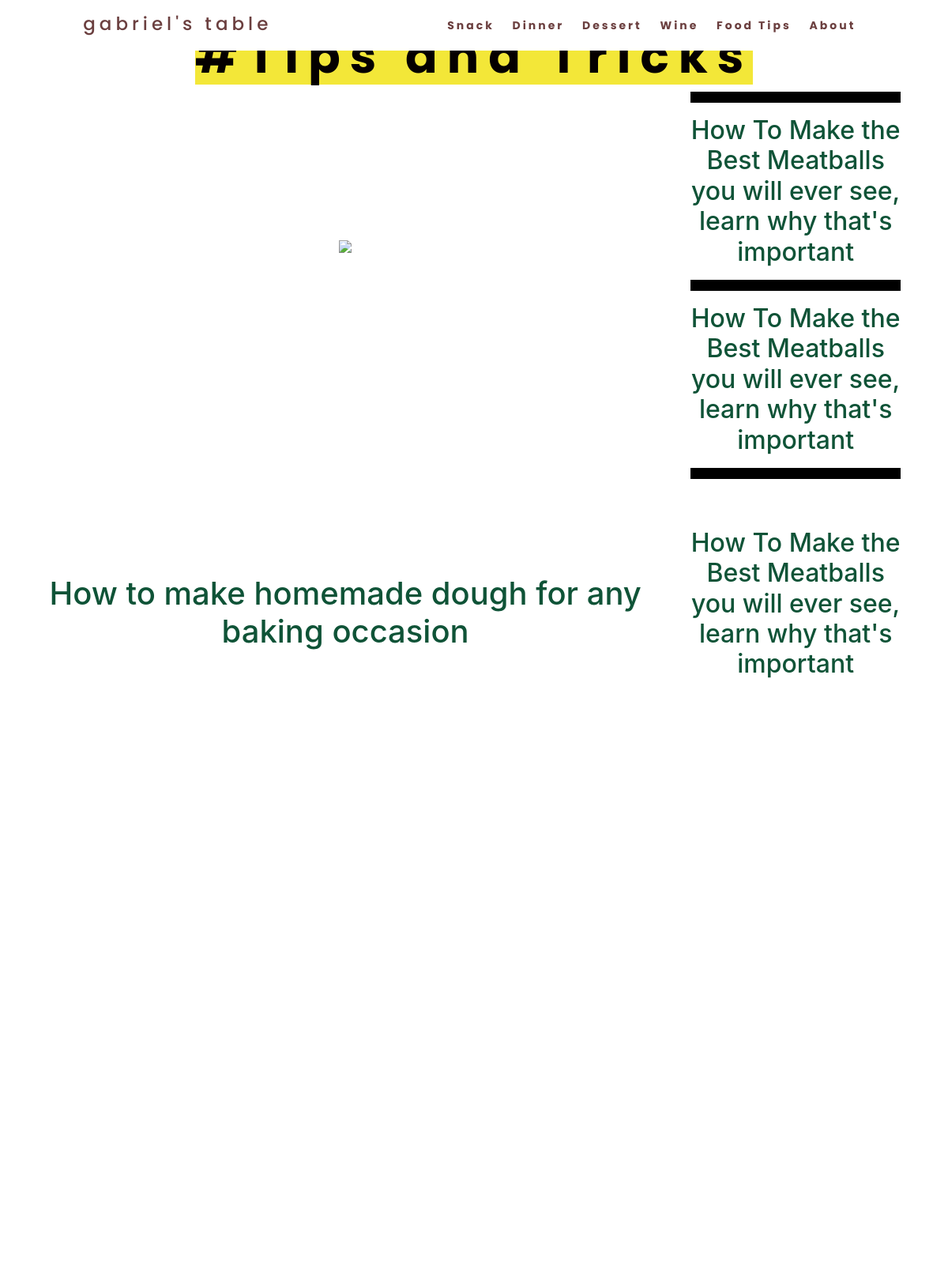
Before: /tips/ (upper part) with the older database file.
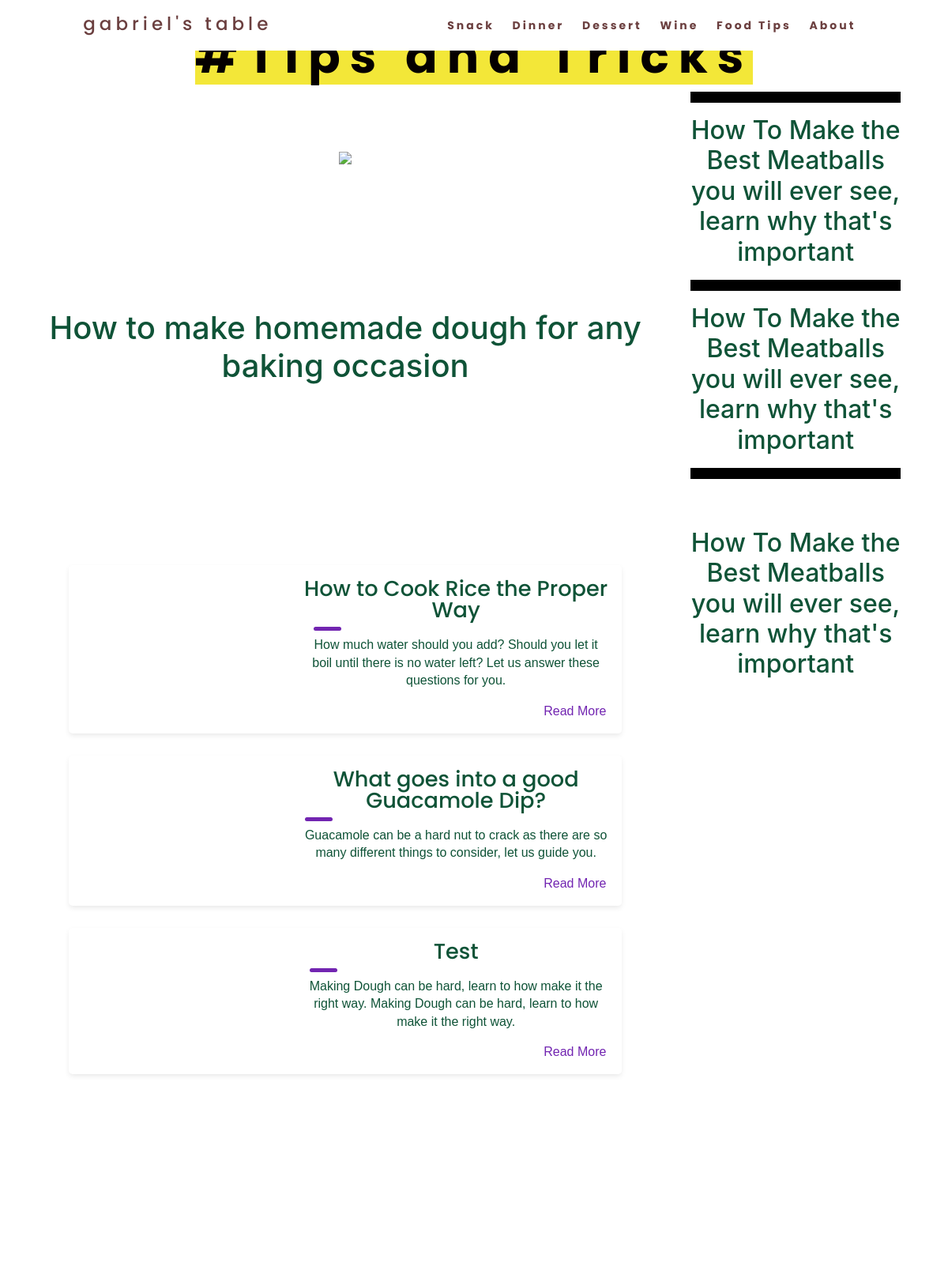
After: the same page with the newer database file.
### food_app/models.py (models this page shows, shortened)
class Tips_Post(models.Model):
  title = models.CharField(max_length=100)
  image = models.ImageField(default='default.JPG', upload_to='image_posts')
  description = models.TextField(max_length=500,default='.')

### food_app/views.py (the view)
# urls.py: path('tips/', views.tips, name='site-tips'),
def tips(request):
  context = {
    'posts': Tips_Post.objects.all(),
  }
  return render(request,'food_app/tips.html',context)

### food_app/templates/food_app/tips.html (shortened to what this page needs)
{% extends 'food_app/tips_base.html' %}
{% load static %}
{% block tips_content %}
<link rel="stylesheet"
href="https://stackpath.bootstrapcdn.com/font-awesome/4.7.0/css/font-awesome.min.css">
<link rel="stylesheet"
href="https://cdnjs.cloudflare.com/ajax/libs/font-awesome/4.7.0/css/font-awesome.min.css">
<link href="https://cdnjs.cloudflare.com/ajax/libs/font-awesome/4.7.0/css/font-awesome.css" rel="stylesheet" />
<link rel="stylesheet" type="text/css"
href="{% static 'css/tips.css' %}">
  {% for post in posts %}
  <section class='article-class'>
    <div class="blog-card">
      <div class="meta">
        <div class='photo' style='background-image: url("{{post.image.url}}");'></div>
      </div>
      <div class="description">
        <h1>{{post.title}}</h1>
        <p>{{post.description}}</p>
        <p class="read-more">
          <a href="#">Read More</a>
        </p>
      </div>
    </div>
  </section>
  {% endfor %}
{% endblock tips_content %}

### food_app/templates/food_app/tips_base.html (shortened to what this page needs)
{% extends 'food_app/base.html' %}
{% load static %}
{% block content %}
<link rel="stylesheet"
href="https://stackpath.bootstrapcdn.com/font-awesome/4.7.0/css/font-awesome.min.css">
<link rel="stylesheet"
href="https://cdnjs.cloudflare.com/ajax/libs/font-awesome/4.7.0/css/font-awesome.min.css">
<link href="https://cdnjs.cloudflare.com/ajax/libs/font-awesome/4.7.0/css/font-awesome.css" rel="stylesheet" />
<link rel="stylesheet" type="text/css"
href="{% static 'css/tips.css' %}">
<section>
    <div class='container-fluid jumbotron-background-img'>
        <h4 class='centered-logo'>
          #Tips and Tricks
        </h4>
    </div>
  <div class='container tips-grid'>
    <div class='container large-grid'>
        <img class='img-fluid' src="{% static 'images/kneeding_dough.jpg' %}">
        <a href='#'><h1>How to make homemade dough for any baking occasion</h1></a>
        <div class='container' style='margin-top: 20px;'>
            {% block tips_content %} {% endblock tips_content %}
        </div>
    </div>
    <div class='container side-grid'>
      <div class='container default-article-grid'>
        <div class='container article-heading'>
            <hr style='border: 7px solid black;'>
          <a href='#'><h2>How To Make the Best Meatballs you will ever see, learn why that's important</h2></a>
          <hr style='border: 7px solid black;'>
        </div>
        <div class='container article-heading2'>
          <a href='#'><h2>How To Make the Best Meatballs you will ever see, learn why that's important</h2></a>
          <hr style='border: 7px solid black;'>
        </div>
        <div class='container article-heading3'>
          <a href='#'><h2>How To Make the Best Meatballs you will ever see, learn why that's important</h2></a>
        </div>
      </div>
    </div>
  </div>
</section>
{% endblock content %}

### food_app/templates/food_app/base.html (shortened to what this page needs)
{% load static %}
<!DOCTYPE>
<html>
<head>
  <link rel="stylesheet"
  href="https://stackpath.bootstrapcdn.com/bootstrap/4.5.0/css/bootstrap.min.css"
>
  <link rel="stylesheet"
  href="https://stackpath.bootstrapcdn.com/font-awesome/4.7.0/css/font-awesome.min.css">
  <link rel="stylesheet"
  href="https://cdnjs.cloudflare.com/ajax/libs/font-awesome/4.7.0/css/font-awesome.min.css">
  <link rel="stylesheet" type="text/css"
  href="{% static 'css/main.css' %}">
</head>
<body>
  <main role='main'>
    <nav class='sticky'>
      <div class='logo'>
        <a href="{% url 'site-home' %}"><h4 class='logo-lettering'>
          gabriel's table
        </h4>
      </a>
      </div>
      <ul class='nav-links'>
        <li><a href="{% url 'site-snack' %}#">Snack</a></li>
        <li><a href="{% url 'site-dinner' %}">Dinner</a></li>
        <li><a href="{% url 'site-dessert' %}">Dessert</a></li>
        <li><a href="{% url 'site-wine' %}">Wine</a></li>
        <li><a href="{% url 'site-tips'%}">Food Tips</a></li>
        <li><a href="{% url 'site-about' %}">About</a></li>
      </ul>
    </nav>
   </main>
  <div class='container-fluid main-body'>
    {% block content %}{% endblock content%}
  </div>
</body>
</html>

### static/css/main.css (style rules this page uses)
* { padding:0px; margin:0px; box-sizing:border-box; }
.main-body { padding:0px; }
main { position: -webkit-sticky; position: sticky; top:0; z-index: 11; }
body { text-align: center; }
nav { display: flex; justify-content: space-around; align-items: center; min-height: 8vh; background-color:#fff; font-family: 'Poppins', sans-serif; }
.sticky { position: -webkit-sticky; position: sticky; top:0; }
.logo { color:rgba(95, 48, 48, 0.925); letter-spacing: 5px; font-size:10px; padding-top:5px; }
nav ul { position:sticky; position: -webkit-sticky; top:0; }
html { scroll-behavior: smooth; }
.logo-lettering { font-size:23px; }
.logo a { list-style: none; text-decoration: none; color:rgba(95, 48, 48, 0.925); }
.nav-links { display: flex; justify-content: space-around; width:45%; padding-top: 15px; }
.nav-links li { list-style: none; }
.nav-links a { color:rgba(95, 48, 48, 0.925); text-decoration: none; letter-spacing: 3px; width:40px; font-weight:bold; font-size:14px; padding:7px; }

Changed rows visible on the page:
added Tips_Post: title "How to Cook Rice the Proper Way", description "How much water should you add? Should you let it boil until there is no water left? Let us answer these questions for you."
added Tips_Post: title "What goes into a good Guacamole Dip?", description "Guacamole can be a hard nut to crack as there are so many different things to consider, let us guide you."
added Tips_Post: title "Test", description "Making Dough can be hard, learn to how make it the right way. Making Dough can be hard, learn to how make it the right way."
